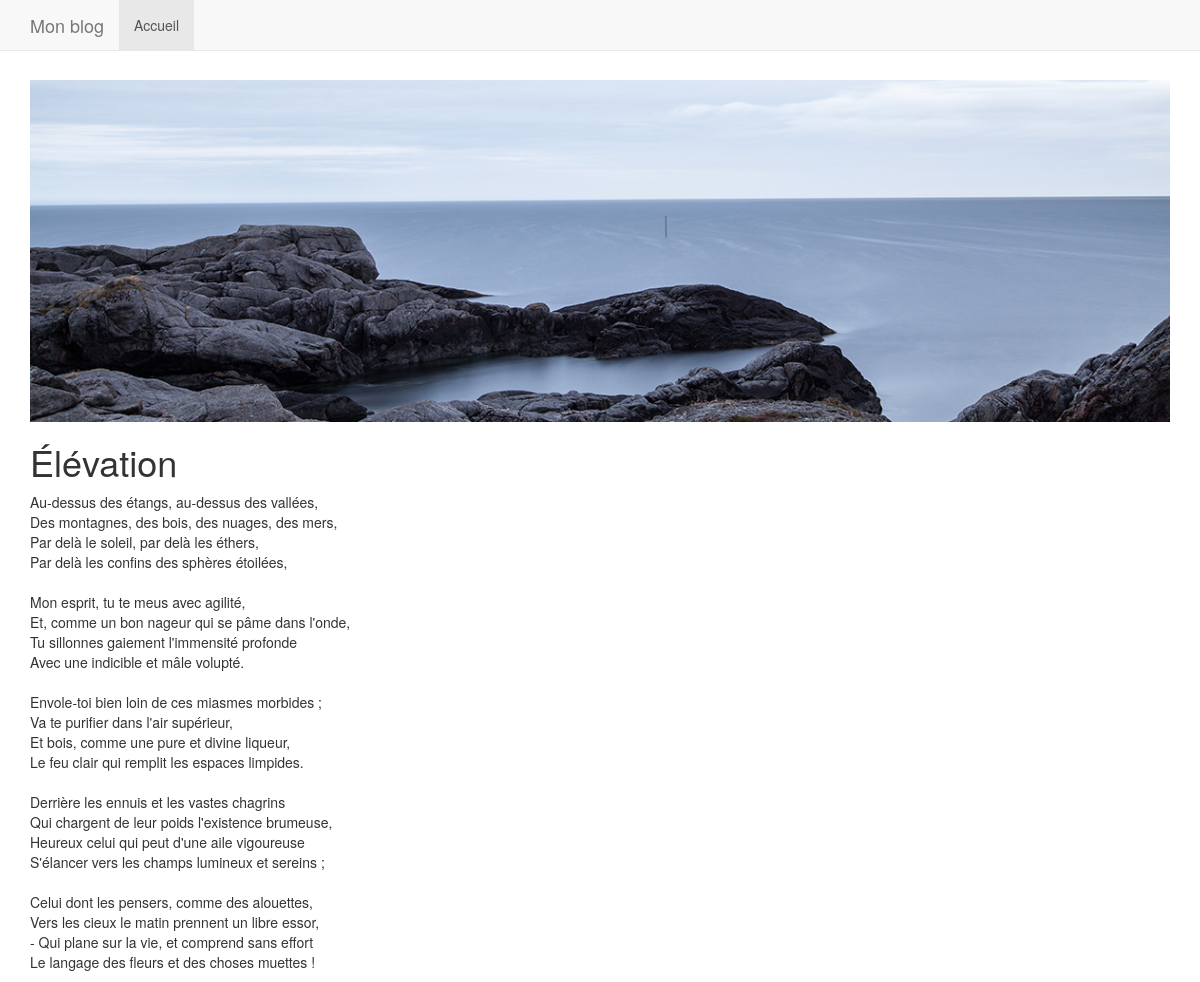
The page /post-details.php?postSlug=elevation on the database its author committed.
### tables this page shows
CREATE TABLE `posts` (
  `id` int(11) unsigned NOT NULL AUTO_INCREMENT,
  `title` varchar(255) NOT NULL DEFAULT '',
  `slug` varchar(255) NOT NULL DEFAULT '',
  `published_at` datetime NOT NULL DEFAULT '0000-00-00 00:00:00',
  `illustration_original` varchar(50) NOT NULL DEFAULT '',
  `illustration_preview` varchar(50) NOT NULL DEFAULT '',
  `content_short` text NOT NULL,
  `content` text NOT NULL,
  PRIMARY KEY (`id`)
);

### bootstrap.php (called while the page is built, shortened)
<?php
spl_autoload_register(function ($class_name) {
    $class_name = str_replace('\\', '/', $class_name);
});

### src/MyBlog/Posts/Factory.php (called while the page is built, shortened)
<?php
class Factory
{
    private static $posts_manager;
    public static function getPostsManager()
    {
        if (null === self::$posts_manager) {
            $db = Database::getInstance();
            $request = new Request();
            $original_images_dir = __DIR__ . '/../../../public/images/originals';
            $preview_images_dir = __DIR__ . '/../../../public/images/thumbnails';
            self::$posts_manager = new PostsManagerMySql($db, $request, $original_images_dir, $preview_images_dir);
        }
        return self::$posts_manager;
    }
}

### src/MyBlog/Posts/PostsManagerMySql.php (called while the page is built, shortened)
<?php
class PostsManagerMySql extends PostsManagerParent implements PostsManagerInterface
{
    private $db;
    public function __construct($db, $request, $original_images_dir, $preview_images_dir)
    {
        $this->db = $db;
    }
    public function getOnePostBySlug($post_slug)
    {
        $query = 'SELECT * FROM posts WHERE slug = :slug';
        $statement = $this->db->prepare($query);
        $statement->bindValue('slug', $post_slug);
        $statement->execute();
        $post_data = $statement->fetch(\PDO::FETCH_ASSOC);
        $p = new Post();
        return $p;
    }
}

### src/MyBlog/Posts/Post.php (called while the page is built, shortened)
<?php
class Post
{
    private $title;
    private $illustration_original;
    private $content;
    public function getTitle()
    {
        return $this->title;
    }
    public function setTitle($title)
    {
        $this->title = $title;
    }
    public function getIllustrationOriginal()
    {
        return $this->illustration_original;
    }
    public function setIllustrationOriginal($illustration_original)
    {
        $this->illustration_original = $illustration_original;
    }
    public function getContent()
    {
        return $this->content;
    }
    public function setContent($content)
    {
        $this->content = $content;
    }
}

### public/post-details.php (the view, shortened to what this page needs)
<?php
include(__DIR__ . '/../bootstrap.php');
$posts_manager = Factory::getPostsManager();
$post = $posts_manager->getOnePostBySlug($_GET['postSlug']);
?>
<!doctype html>
<html>
    <head>
        <link href="<?= SERVER_ROOT ?>/dist/app.min.css" rel="stylesheet" type="text/css"/>
    </head>
    <body>
        <nav class="navbar navbar-default navbar-fixed-top main-navbar">
            <div class="container">
                <div class="navbar-header">
                    <a href="<?= SERVER_ROOT ?>/" class="navbar-brand">Mon blog</a>
                </div>
                <div class="collapse navbar-collapse" id="main-menu-collapse">
                    <ul class="nav navbar-nav">
                        <li class="active"><a href="<?= SERVER_ROOT ?>/index.php">Accueil</a></li>
                    </ul>
                </div>
            </div>
        </nav>
        <div class="page-content">
            <div class="container">
                <article class="text-justify">
                    <header class="details-header-image">
                        <img src="<?= SERVER_ROOT ?>/images/originals/<?= $post->getIllustrationOriginal() ?>" class="img-responsive"/>
                    </header>
                    <h1><?= $post->getTitle() ?></h1>
                    <section>
                        <p><?= $post->getContent() ?></p>
                    </section>
                </article>
            </div>
        </div>
    </body>
</html>

### rows shown on the page
posts: illustration_original (picture), title "Élévation", content "Au-dessus des étangs, au-dessus des vallées, Des montagnes, des bois, des nuages, des mers, Par delà le soleil, par delà les éthers, Par delà les confins des sphères étoilées, Mon esprit, tu te meus avec agilité, Et, comme un bon nageur qui se pâme dans l'onde, Tu sillonnes gaiement l'immensité profonde Avec une indicible et mâle volupté. Envole-toi bien loin de ces miasmes morbides ; Va te purifier dans l'air supérieur, Et bois, comme une pure et divine liqueur, Le feu clair qui remplit les espaces limpides. Derrière les ennuis et les vastes chagrins Qui chargent de leur poids l'existence brumeuse, Heureux celui qui peut d'une aile vigoureuse S'élancer vers les champs lumineux et sereins ;…"
